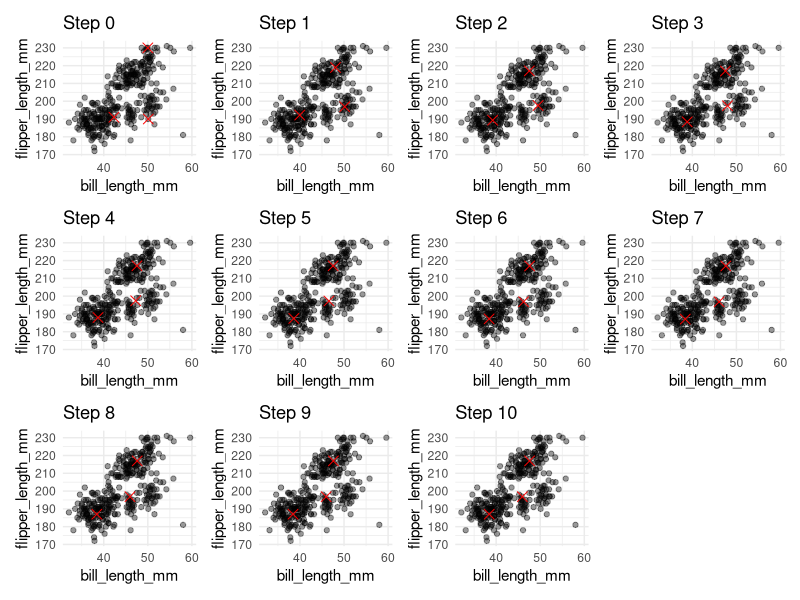
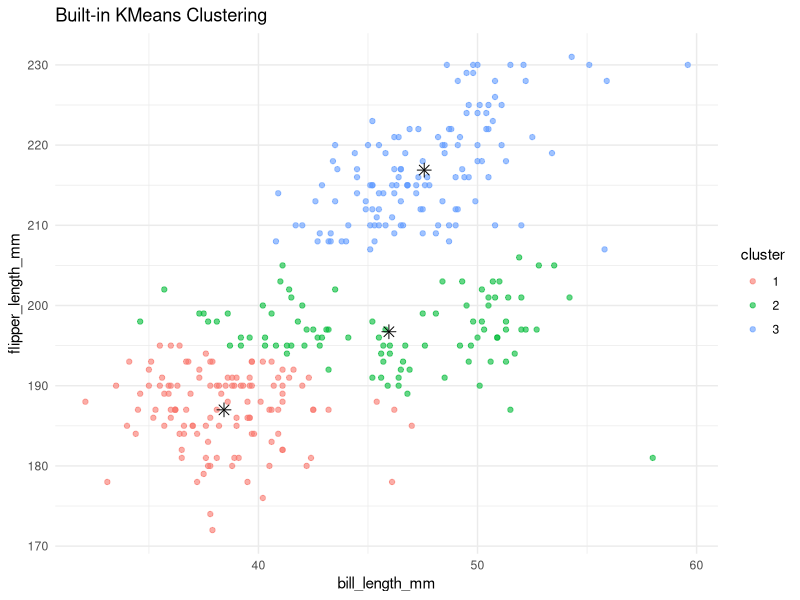
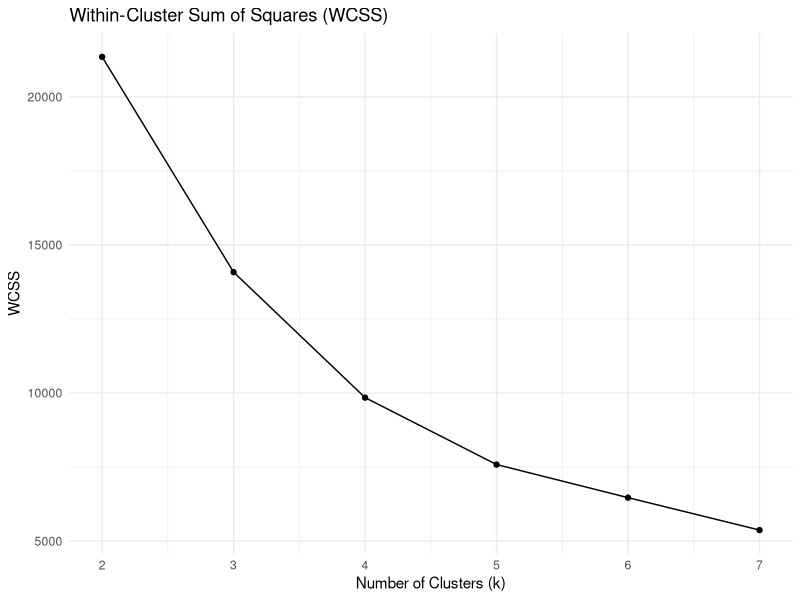
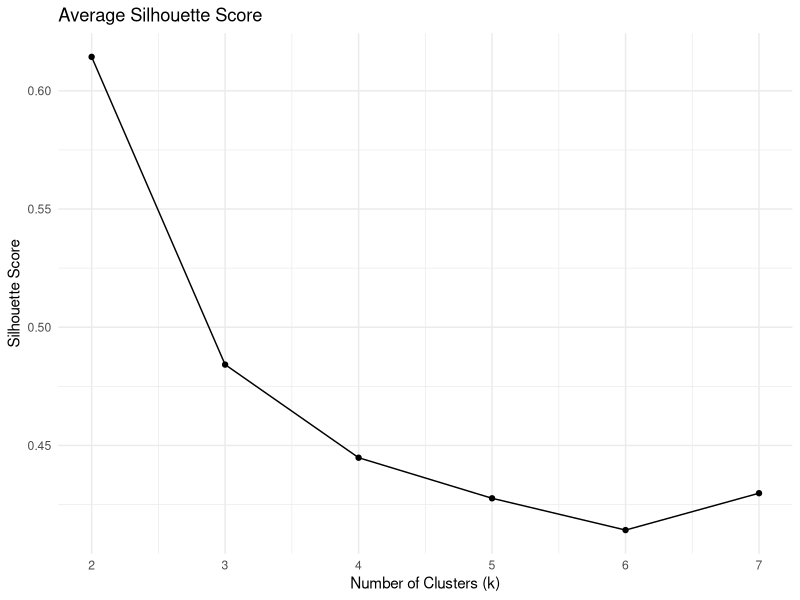
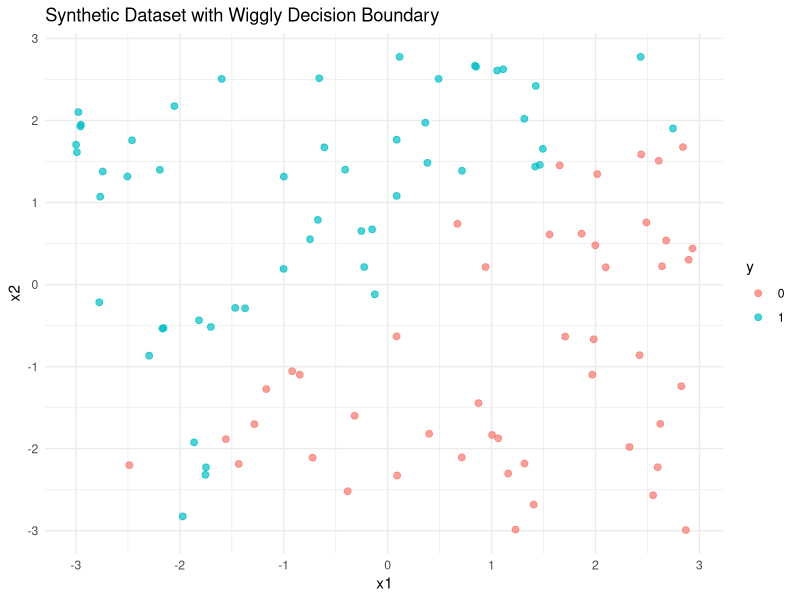
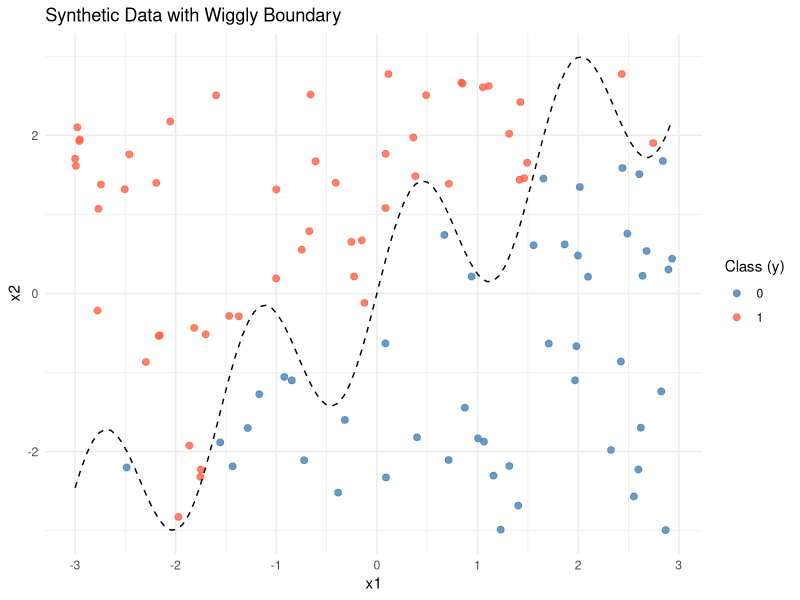
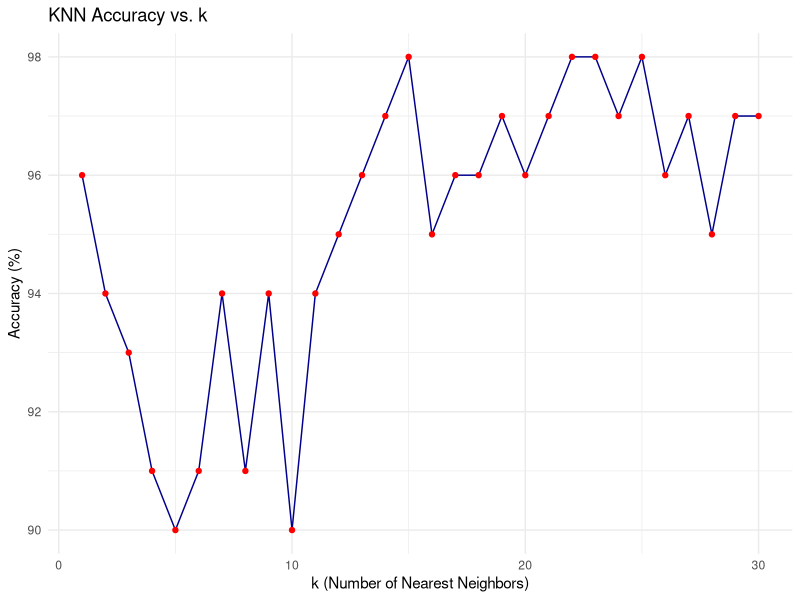

Here is the R script that generated these plots, in order:
## ---- chunk 1
# Load libraries
library(tidyverse)
library(palmerpenguins)
library(patchwork)

# Load and clean data
df <- penguins[, c("bill_length_mm", "flipper_length_mm")] |> 
  drop_na()
X <- as.matrix(df)
## ---- chunk 2
# Define custom K-means functions
euclidean <- function(a, b) sqrt(sum((a - b)^2))

initialize_centroids <- function(X, k) {
  set.seed(42)
  X[sample(1:nrow(X), k), ]
}

assign_clusters <- function(X, centroids) {
  apply(X, 1, function(x) {
    which.min(apply(centroids, 1, function(c) euclidean(x, c)))
  })
}

update_centroids <- function(X, labels, k) {
  do.call(rbind, lapply(1:k, function(i) {
    points <- X[labels == i, , drop = FALSE]
    if (nrow(points) > 0) colMeans(points)
    else X[sample(1:nrow(X), 1), ]
  }))
}

kmeans_custom <- function(X, k, max_iter = 10) {
  centroids <- initialize_centroids(X, k)
  history <- list(centroids)
  
  for (i in 1:max_iter) {
    labels <- assign_clusters(X, centroids)
    centroids <- update_centroids(X, labels, k)
    history[[i + 1]] <- centroids
  }
  
  list(centroids = centroids, labels = labels, history = history)
}
## ---- chunk 3
# Run custom K-means
k <- 3
result <- kmeans_custom(X, k)
history <- result$history
## ---- chunk 4
# Visualize clustering progress step-by-step
plot_list <- map2(history, 0:(length(history) - 1), function(centroids, step) {
  cent_df <- as.data.frame(centroids)
  colnames(cent_df) <- c("bill_length_mm", "flipper_length_mm")
  
  ggplot(df, aes(x = bill_length_mm, y = flipper_length_mm)) +
    geom_point(alpha = 0.4) +
    geom_point(data = cent_df, aes(x = bill_length_mm, y = flipper_length_mm),
               color = "red", size = 3, shape = 4) +
    ggtitle(paste("Step", step)) +
    theme_minimal()
})

wrap_plots(plot_list)
## ---- chunk 5
# Compare with built-in KMeans
set.seed(42)
kmeans_base <- kmeans(X, centers = 3)

df_kmeans <- df |> mutate(cluster = factor(kmeans_base$cluster))
centroids_df <- as.data.frame(kmeans_base$centers)
colnames(centroids_df) <- c("bill_length_mm", "flipper_length_mm")

ggplot(df_kmeans, aes(x = bill_length_mm, y = flipper_length_mm, color = cluster)) +
  geom_point(alpha = 0.6) +
  geom_point(data = centroids_df, aes(x = bill_length_mm, y = flipper_length_mm),
             color = "black", size = 3, shape = 8) +
  theme_minimal() +
  labs(title = "Built-in KMeans Clustering")
## ---- chunk 6
library(tidyverse)
library(cluster)
library(palmerpenguins)

# Prepare the data
df <- penguins[, c("bill_length_mm", "flipper_length_mm")] |>
  drop_na()

X <- as.matrix(df)
## ---- chunk 7
# Calculate WCSS (within-cluster sum of squares) and Silhouette for K = 2 to 7
wcss <- c()
avg_silhouette <- c()

for (k in 2:7) {
  kmeans_model <- kmeans(X, centers = k, nstart = 10)
  wcss[k - 1] <- kmeans_model$tot.withinss
  
  sil <- silhouette(kmeans_model$cluster, dist(X))
  avg_silhouette[k - 1] <- mean(sil[, 3])
}

metrics_df <- tibble(
  k = 2:7,
  wcss = wcss,
  silhouette = avg_silhouette
)
## ---- chunk 8
# Plot WCSS
ggplot(metrics_df, aes(x = k, y = wcss)) +
  geom_line() +
  geom_point() +
  labs(title = "Within-Cluster Sum of Squares (WCSS)",
       x = "Number of Clusters (k)",
       y = "WCSS") +
  theme_minimal()
## ---- chunk 9
# Plot Average Silhouette Score
ggplot(metrics_df, aes(x = k, y = silhouette)) +
  geom_line() +
  geom_point() +
  labs(title = "Average Silhouette Score",
       x = "Number of Clusters (k)",
       y = "Silhouette Score") +
  theme_minimal()
## ---- chunk 10
# Generate synthetic data for KNN classification
set.seed(42)
n <- 100
x1 <- runif(n, -3, 3)
x2 <- runif(n, -3, 3)
x <- cbind(x1, x2)

# Define the non-linear boundary
boundary <- sin(4 * x1) + x1
y <- ifelse(x2 > boundary, 1, 0) |> as.factor()

# Combine into a dataframe
dat <- data.frame(x1 = x1, x2 = x2, y = y)

# Plot the data
library(ggplot2)
ggplot(dat, aes(x = x1, y = x2, color = y)) +
  geom_point(size = 2, alpha = 0.7) +
  theme_minimal() +
  labs(title = "Synthetic Dataset with Wiggly Decision Boundary")
## ---- chunk 11
# Plot the synthetic data with optional boundary
ggplot(dat, aes(x = x1, y = x2, color = y)) +
  geom_point(size = 2, alpha = 0.8) +
  stat_function(fun = function(x) sin(4 * x) + x, color = "black", linetype = "dashed") +
  scale_color_manual(values = c("steelblue", "tomato")) +
  theme_minimal() +
  labs(title = "Synthetic Data with Wiggly Boundary",
       x = "x1",
       y = "x2",
       color = "Class (y)")
## ---- chunk 12
# Generate test data with a different seed
set.seed(123)
n_test <- 100
x1_test <- runif(n_test, -3, 3)
x2_test <- runif(n_test, -3, 3)
x_test <- cbind(x1_test, x2_test)

boundary_test <- sin(4 * x1_test) + x1_test
y_test <- ifelse(x2_test > boundary_test, 1, 0) |> as.factor()

test_dat <- data.frame(x1 = x1_test, x2 = x2_test, y = y_test)
## ---- chunk 13
# Implement KNN by hand
predict_knn <- function(train_x, train_y, test_x, k = 5) {
  predict_y <- vector("numeric", nrow(test_x))
  
  for (i in 1:nrow(test_x)) {
    dists <- sqrt(rowSums((t(t(train_x) - test_x[i, ]))^2))
    neighbors <- order(dists)[1:k]
    neighbor_classes <- train_y[neighbors]
    predict_y[i] <- names(sort(table(neighbor_classes), decreasing = TRUE))[1]
  }
  
  factor(predict_y, levels = levels(train_y))
}

# Prepare input matrices
train_x <- dat[, c("x1", "x2")] |> as.matrix()
train_y <- dat$y
test_x <- test_dat[, c("x1", "x2")] |> as.matrix()
test_y <- test_dat$y

# Predict using custom KNN
pred_knn <- predict_knn(train_x, train_y, test_x, k = 5)

# Accuracy
mean(pred_knn == test_y)
## ---- chunk 14
# Compare with built-in class::knn
library(class)

pred_builtin <- knn(train = train_x, test = test_x, cl = train_y, k = 5)
mean(pred_builtin == test_y)
## ---- chunk 15
# Evaluate accuracy across k = 1 to 30
accuracies <- numeric(30)

for (k in 1:30) {
  pred_k <- predict_knn(train_x, train_y, test_x, k = k)
  accuracies[k] <- mean(pred_k == test_y)
}

accuracy_df <- tibble(
  k = 1:30,
  accuracy = accuracies * 100
)

# Plot accuracy vs. k
ggplot(accuracy_df, aes(x = k, y = accuracy)) +
  geom_line(color = "darkblue") +
  geom_point(color = "red") +
  labs(title = "KNN Accuracy vs. k",
       x = "k (Number of Nearest Neighbors)",
       y = "Accuracy (%)") +
  theme_minimal()
